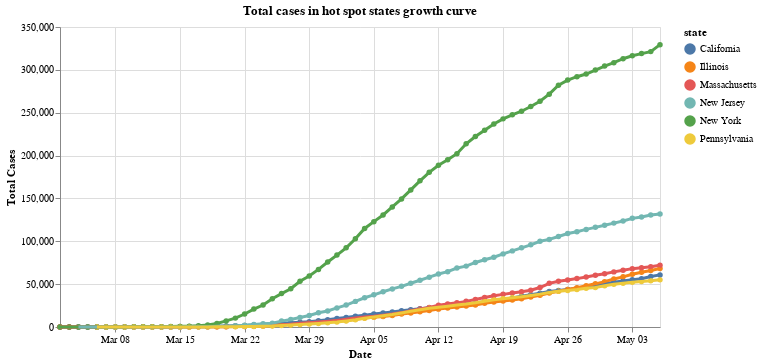

Notebook code cell kept with this figure:
### Markdown cell above
## 5 - Examining case growth curves in "hot spot" states
We defined 'hot spot' states as those who make up more than 4% of the country's cases on the latest date recorded

### Code cell
us_states['date'] = pd.to_datetime(us_states['date'], format="%Y/%m/%d")

recent_cases = us_states[us_states['date']>"2020-03-1"]
hotspot_threshold=total_cases*.04

states_slow_growth = recent_cases[recent_cases['date']==latest_date]
states_slow_growth = states_slow_growth[states_slow_growth['cases']<hotspot_threshold]
states_slow_growth= states_slow_growth["state"]
recent_cases_hot_spot = recent_cases[~recent_cases.state.isin(states_slow_growth)]

scales = alt.selection_interval(bind='scales')
highlight = alt.selection(type='single', on='mouseover', fields=['state'], nearest=True)

base = alt.Chart(recent_cases_hot_spot).mark_line(point=True).encode(
    y=alt.Y('cases:Q', axis=alt.Axis(title='Total Cases')),
#     x='date:T',
    x=alt.X('date:T', axis=alt.Axis(format='%b %d', title='Date')),
#     y='cases:Q',
    color='state:N',
    tooltip=['state', 'cases', 'date']
)


points = base.mark_circle().encode(
    opacity=alt.value(1)
).add_selection(
    highlight
).properties(
    width=600,
    title='Total cases in hot spot states growth curve'
)


lines = base.mark_line().encode(
    size=alt.condition(~highlight, alt.value(1.25), alt.value(3))
)

display(points + lines)

### Figure 1 — Vega-Lite specification as saved in the notebook (floating-point values rounded to 4 significant figures; data arrays with more than 128 entries replaced by an {"elided": "..."} marker saying what was removed)
{"config": {"view": {"continuousWidth": 400, "continuousHeight": 300}}, "layer": [{"mark": "circle", "encoding": {"color": {"type": "nominal", "field": "state"}, "opacity": {"value": 1}, "tooltip": [{"type": "nominal", "field": "state"}, {"type": "quantitative", "field": "cases"}, {"type": "temporal", "field": "date"}], "x": {"type": "temporal", "axis": {"format": "%b %d", "title": "Date"}, "field": "date"}, "y": {"type": "quantitative", "axis": {"title": "Total Cases"}, "field": "cases"}}, "selection": {"selector004": {"type": "single", "on": "mouseover", "fields": ["state"], "nearest": true}}, "title": "Total cases in hot spot states growth curve", "width": 600}, {"mark": "line", "encoding": {"color": {"type": "nominal", "field": "state"}, "size": {"condition": {"value": 1.25, "selection": {"not": "selector004"}}, "value": 3}, "tooltip": [{"type": "nominal", "field": "state"}, {"type": "quantitative", "field": "cases"}, {"type": "temporal", "field": "date"}], "x": {"type": "temporal", "axis": {"format": "%b %d", "title": "Date"}, "field": "date"}, "y": {"type": "quantitative", "axis": {"title": "Total Cases"}, "field": "cases"}}}], "data": {"name": "data-a66b03e287c243c18bd9db105814fb61"}, "$schema": "https://vega.github.io/schema/vega-lite/v4.0.2.json", "datasets": {"data-a66b03e287c243c18bd9db105814fb61": {"elided": "390 records"}}}
